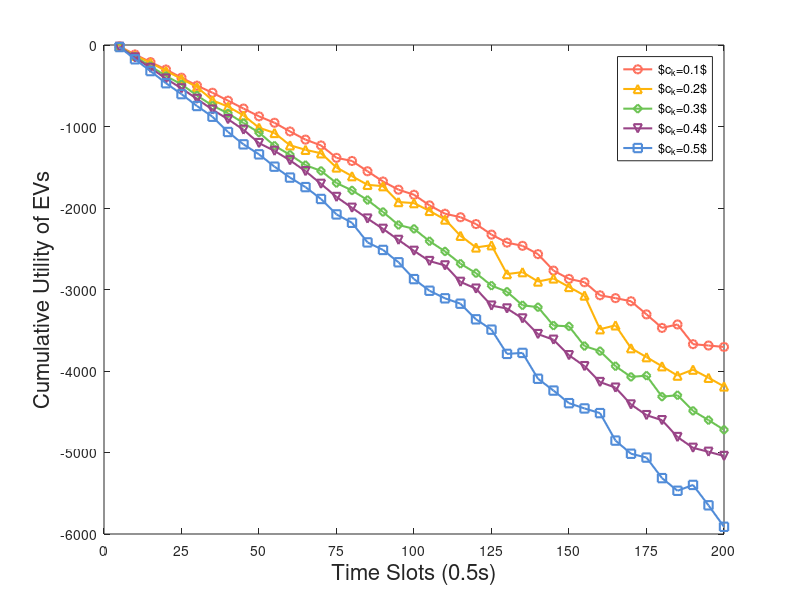

Source code (MATLAB): (Note: this script raises an error after producing the figure.)
clc
clear all
data = csvread('cUEck.csv');
plot(data(3, 2:41), '-o', 'MarkerSize', 6, 'Color', '#FD6D5A', 'LineWidth', 1.5);
hold on
plot(data(4, 2:41), '-^', 'MarkerSize', 6, 'Color', '#FEB40B',  'LineWidth', 1.5);
hold on
plot(data(5, 2:41), '-d', 'MarkerSize', 6, 'Color', '#6DC354',  'LineWidth', 1.5);
hold on
plot(data(6, 2:41), '-v', 'MarkerSize', 6, 'Color', '#994487',  'LineWidth', 1.5);
hold on
plot(data(7, 2:41), '-s', 'MarkerSize', 6, 'Color', '#518CD8',  'LineWidth', 1.5);
hold on
%plot(data(:, 4), '-^', 'MarkerSize', 12, 'Color',[0.18039 0.5451 0.34118], 'LineWidth', 3.2)
%hold on
%plot(data(:, 5), '-*', 'MarkerSize', 12, 'Color',[0.8549 0.64706 0.12549], 'LineWidth', 3.2)
%hold on

g=legend('$c_k=0.1$', '$c_k=0.2$','$c_k=0.3$','$c_k=0.4$','$c_k=0.5$');
h = xlabel('Time Slots (0.5s)','FontSize',16); ylabel('Cumulative Utility of EVs','FontSize',16);
%xlabel('Block interval T^I (s)','FontSize',15); ylabel('Total reward','FontSize',15);
k=set(gca,'xtick',0:5:40,'XTickLabel',{'0','25','50','75','100','125','150','175','200'});
set(g,'Interpreter','latex','FontSize',16,'FontWeight','normal')
set(h,'FontSize',16,'FontWeight','normal')
